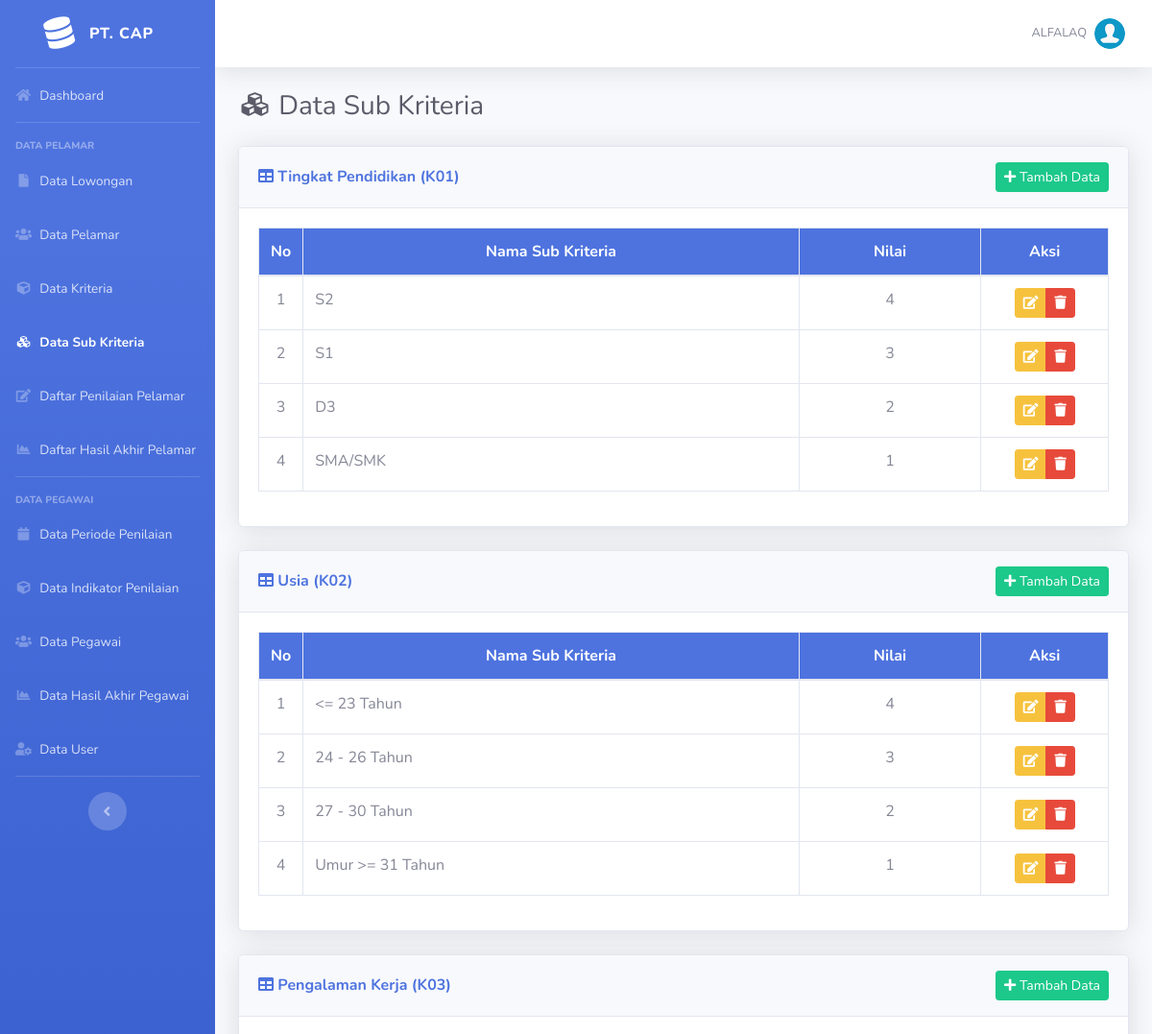
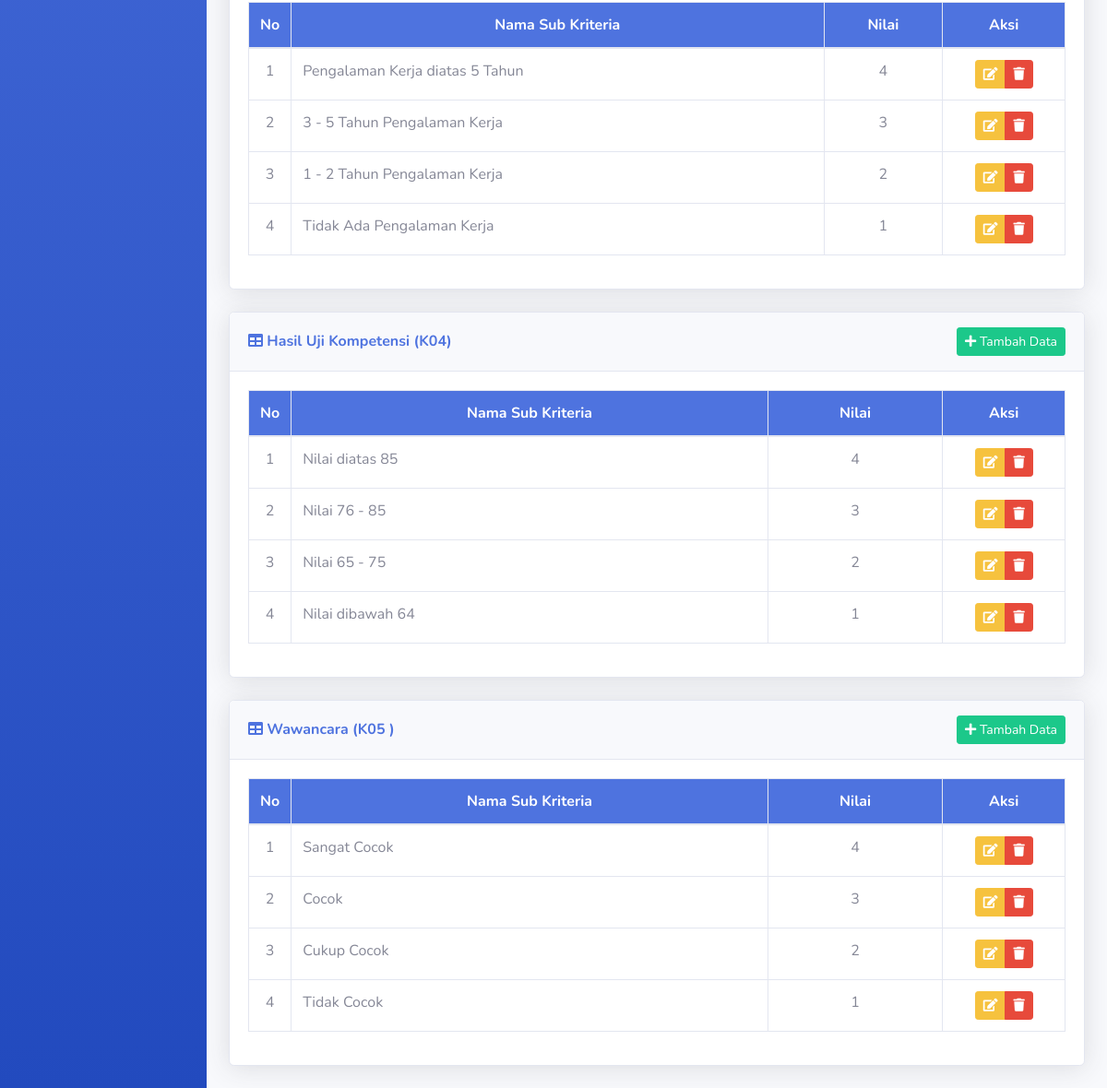
Screenshot of /admin/list-sub-kriteria.php (signed in) with the database file from the repository (2 pictures, top to bottom).
### tables this page shows
CREATE TABLE `kriteria` (
  `id_kriteria` int(11) NOT NULL,
  `kode_kriteria` varchar(5) NOT NULL,
  `nama` varchar(50) NOT NULL,
  `type` enum('Benefit','Cost') NOT NULL,
  `bobot` int(3) NOT NULL,
  `ada_pilihan` tinyint(1) NOT NULL
);

CREATE TABLE `sub_kriteria` (
  `id_sub_kriteria` int(11) NOT NULL,
  `id_kriteria` int(11) NOT NULL,
  `nama` varchar(50) NOT NULL,
  `nilai` int(3) NOT NULL
);

### includes/functions.php (called while the page is built, shortened)
<?php
function get_role()
{
	if (isset($_SESSION['user_id']) && isset($_SESSION['role'])) {
		if ($_SESSION['role'] == '1') {
			return 'admin';
		} else {
			return 'kadiv';
		}
	} else {
		return false;
	}
}

### admin/list-sub-kriteria.php (the view, shortened to what this page needs)
<?php
require_once('../includes/init.php');
$page = "Sub Kriteria";
require_once('../template/header.php');
?>
<div class="d-sm-flex align-items-center justify-content-between mb-4">
	<h1 class="h3 mb-0 text-gray-800"><i class="fas fa-fw fa-cubes"></i> Data Sub Kriteria</h1>
</div>
<?php
$query = mysqli_query($koneksi, "SELECT * FROM kriteria WHERE ada_pilihan='1' ORDER BY kode_kriteria ASC");
$cek = mysqli_num_rows($query);
if ($cek <= 0) {
?>
	<div class="card shadow mb-4">
		<div class="card-header py-3">
			<h6 class="m-0 font-weight-bold text-primary"><i class="fa fa-table"></i> Daftar Data Sub Kriteria</h6>
		</div>
		<div class="card-body">
			<div class="alert alert-info">
				Cara penilaian pada kriteria berjenis input langsung semua.
			</div>
		</div>
	</div>
	<?php
} else {
	while ($data = mysqli_fetch_array($query)) {
	?>
		<div class="card shadow mb-4">
			<div class="card-header py-3">
				<div class="d-sm-flex align-items-center justify-content-between">
					<h6 class="m-0 font-weight-bold text-primary"><i class="fa fa-table"></i> <?= $data['nama'] . " (" . $data['kode_kriteria'] . ")" ?></h6>
					<a href="#tambah<?= $data['id_kriteria']; ?>" data-toggle="modal" class="btn btn-sm btn-success"> <i class="fa fa-plus"></i> Tambah Data </a>
				</div>
			</div>
			<div class="card-body">
				<div class="table-responsive">
					<table class="table table-bordered" width="100%" cellspacing="0">
						<thead class="bg-primary text-white">
							<tr align="center">
								<th width="5%">No</th>
								<th>Nama Sub Kriteria</th>
								<th>Nilai</th>
								<th width="15%">Aksi</th>
							</tr>
						</thead>
						<tbody>
							<?php
							$no = 1;
							$id_kriteria = $data['id_kriteria'];
							$q = mysqli_query($koneksi, "SELECT * FROM sub_kriteria WHERE id_kriteria = '$id_kriteria' ORDER BY nilai DESC");
							while ($d = mysqli_fetch_array($q)) {
							?>
								<tr align="center">
									<td><?= $no ?></td>
									<td align="left"><?= $d['nama'] ?></td>
									<td><?= $d['nilai'] ?></td>
									<td>
										<div class="btn-group" role="group">
											<a data-toggle="modal" title="Edit Data" href="#editsk<?= $d['id_sub_kriteria'] ?>" class="btn btn-warning btn-sm"><i class="fa fa-edit"></i></a>
											<a data-toggle="tooltip" data-placement="bottom" title="Hapus Data" href="hapus-sub-kriteria.php?id=<?php echo $d['id_sub_kriteria']; ?>" onclick="return confirm ('Apakah anda yakin untuk meghapus data ini')" class="btn btn-danger btn-sm"><i class="fa fa-trash"></i></a>
										</div>
									</td>
								</tr>
							<?php
								$no++;
							}
							?>
						</tbody>
					</table>
				</div>
			</div>
		</div>
<?php
	}
}
require_once('../template/footer.php');
?>

### template/header.php (shortened to what this page needs)
<!DOCTYPE html>
<html lang="en">
<head>
  <link href="../assets/vendor/fontawesome-free/css/all.min.css" rel="stylesheet" type="text/css">
  <link href="../assets/css/sb-admin-2.min.css" rel="stylesheet">
  <link href="../assets/vendor/datatables/dataTables.bootstrap4.min.css" rel="stylesheet">
</head>
<body id="page-top">
  <div id="wrapper">
    <ul class="navbar-nav bg-gradient-primary sidebar sidebar-dark accordion" id="accordionSidebar">
      <a class="sidebar-brand d-flex align-items-center justify-content-center" href="dashboard.php">
        <div class="sidebar-brand-icon rotate-n-15">
          <i class="fas fa-database"></i>
        </div>
        <div class="sidebar-brand-text mx-3">PT. CAP</div>
      </a>
      <hr class="sidebar-divider my-0">
      <li class="nav-item <?php if ($page == "Dashboard") {
                            echo "active";
                          } ?>">
        <a class="nav-link" href="dashboard.php">
          <i class="fas fa-fw fa-home"></i>
          <span>Dashboard</span></a>
      </li>
      <?php
      $user_role = get_role();
      if ($user_role == 'admin') {
      ?>
        <hr class="sidebar-divider">
        <div class="sidebar-heading">
          Data Pelamar
        </div>
        <li class="nav-item <?php if ($page == "Lowongan") {
                              echo "active";
                            } ?>">
          <a class="nav-link" href="list-lowongan.php">
            <i class="fas fa-fw fa-file"></i>
            <span>Data Lowongan</span></a>
        </li>
        <li class="nav-item <?php if ($page == "Pelamar") {
                              echo "active";
                            } ?>">
          <a class="nav-link" href="daftar-pelamar.php">
            <i class="fas fa-fw fa-users"></i>
            <span>Data Pelamar</span></a>
        </li>
        <li class="nav-item <?php if ($page == "Kriteria") {
                              echo "active";
                            } ?>">
          <a class="nav-link" href="list-kriteria.php">
            <i class="fas fa-fw fa-cube"></i>
            <span>Data Kriteria</span></a>
        </li>
        <li class="nav-item <?php if ($page == "Sub Kriteria") {
                              echo "active";
                            } ?>">
          <a class="nav-link" href="list-sub-kriteria.php">
            <i class="fas fa-fw fa-cubes"></i>
            <span>Data Sub Kriteria</span></a>
        </li>
        <li class="nav-item <?php if ($page == "Penilaian_pelamar") {
                              echo "active";
                            } ?>">
          <a class="nav-link" href="daftar-nilai-pelamar.php">
            <i class="fas fa-fw fa-edit"></i>
            <span>Daftar Penilaian Pelamar</span></a>
        </li>
        <li class="nav-item <?php if ($page == "Hasil_Pelamar") {
                              echo "active";
                            } ?>">
          <a class="nav-link" href="daftar-hasil-pelamar.php">
            <i class="fas fa-fw fa-chart-area"></i>
            <span>Daftar Hasil Akhir Pelamar</span></a>
        </li>
        <hr class="sidebar-divider">
        <div class="sidebar-heading">
          Data Pegawai
        </div>
        <li class="nav-item <?php if ($page == "Periode_Penilaian") {
                              echo "active";
                            } ?>">
          <a class="nav-link" href="list-periode-penilaian.php">
            <i class="fas fa-fw fa-calendar"></i>
            <span>Data Periode Penilaian</span></a>
        </li>
        <li class="nav-item <?php if ($page == "Indikator") {
                              echo "active";
                            } ?>">
          <a class="nav-link" href="list-indikator.php">
            <i class="fas fa-fw fa-cube"></i>
            <span>Data Indikator Penilaian</span></a>
        </li>
        <li class="nav-item <?php if ($page == "Pegawai") {
                              echo "active";
                            } ?>">
          <a class="nav-link" href="daftar-pegawai.php">
            <i class="fas fa-fw fa-users"></i>
            <span>Data Pegawai</span></a>
        </li>
        <li class="nav-item <?php if ($page == "Hasil_Pegawai") {
                              echo "active";
                            } ?>">
          <a class="nav-link" href="daftar-hasil-pegawai.php">
            <i class="fas fa-fw fa-chart-area"></i>
            <span>Data Hasil Akhir Pegawai</span></a>
        </li>
        <li class="nav-item <?php if ($page == "User") {
                              echo "active";
                            } ?>">
          <a class="nav-link" href="list-user.php">
            <i class="fas fa-fw fa-user-cog"></i>
            <span>Data User</span></a>
        </li>
      <?php
      }
      ?>
      <hr class="sidebar-divider d-none d-md-block">
      <div class="text-center d-none d-md-inline">
        <button class="rounded-circle border-0" id="sidebarToggle"></button>
      </div>
    </ul>
    <div id="content-wrapper" class="d-flex flex-column">
      <div id="content">
        <nav class="navbar navbar-expand navbar-light bg-white topbar mb-4 static-top shadow">
          <ul class="navbar-nav ml-auto">
            <li class="nav-item dropdown no-arrow">
              <a class="nav-link dropdown-toggle" href="#" id="userDropdown" role="button" data-toggle="dropdown" aria-haspopup="true" aria-expanded="false">
                <span class="text-uppercase mr-2 d-none d-lg-inline text-gray-600 small">
                  <?php
                  echo $_SESSION['username'];
                  ?>
                </span>
                <img class="img-profile rounded-circle" src="../assets/img/user.png">
              </a>
            </li>
          </ul>
        </nav>
        <div class="container-fluid">

### template/footer.php (shortened to what this page needs)
</div>
</div>
</div>
</body>
</html>

### rows the page displays
kriteria: nama "Tingkat Pendidikan", kode_kriteria "K01"
sub_kriteria: nama "S2", nilai "4"
sub_kriteria: nama "S1", nilai "3"
sub_kriteria: nama "D3", nilai "2"
sub_kriteria: nama "SMA/SMK", nilai "1"
kriteria: nama "Usia", kode_kriteria "K02"
sub_kriteria: nama "<= 23 Tahun", nilai "4"
sub_kriteria: nama "24 - 26 Tahun", nilai "3"
sub_kriteria: nama "27 - 30 Tahun", nilai "2"
sub_kriteria: nama "Umur >= 31 Tahun", nilai "1"
kriteria: nama "Pengalaman Kerja", kode_kriteria "K03"
sub_kriteria: nama "Pengalaman Kerja diatas 5 Tahun", nilai "4"
sub_kriteria: nama "3 - 5 Tahun Pengalaman Kerja", nilai "3"
sub_kriteria: nama "1 - 2 Tahun Pengalaman Kerja", nilai "2"
sub_kriteria: nama "Tidak Ada Pengalaman Kerja", nilai "1"
kriteria: nama "Hasil Uji Kompetensi", kode_kriteria "K04"
sub_kriteria: nama "Nilai diatas 85", nilai "4"
sub_kriteria: nama "Nilai 76 - 85", nilai "3"
sub_kriteria: nama "Nilai 65 - 75", nilai "2"
sub_kriteria: nama "Nilai dibawah 64", nilai "1"
kriteria: nama "Wawancara", kode_kriteria "K05"
sub_kriteria: nama "Sangat Cocok", nilai "4"
sub_kriteria: nama "Cocok", nilai "3"
sub_kriteria: nama "Cukup Cocok", nilai "2"
sub_kriteria: nama "Tidak Cocok", nilai "1"

### other values shown
$_SESSION['username'] "ALFALAQ"
